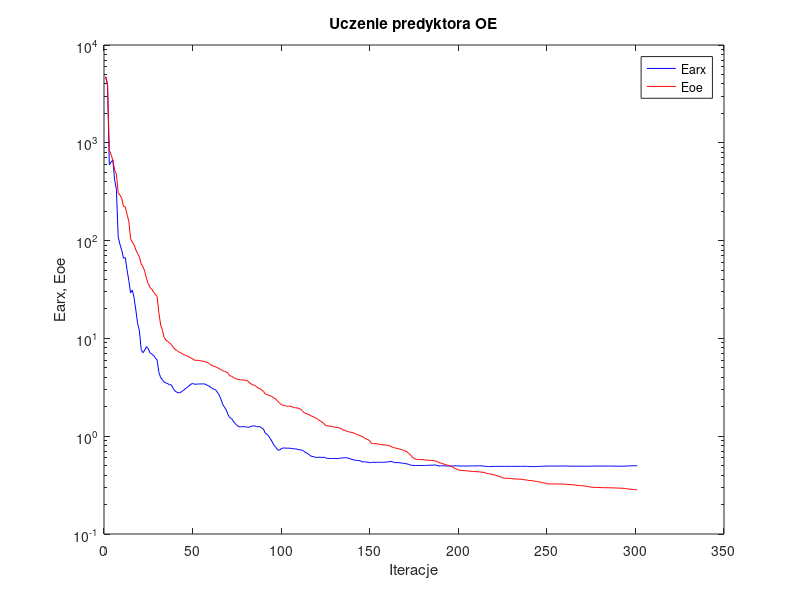
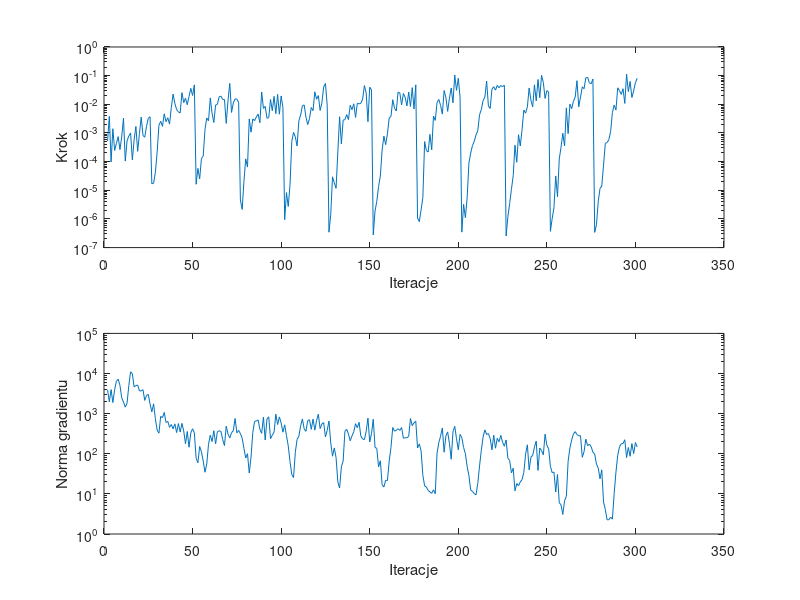

Here is the MATLAB script that generated these plots, in order:
%uczenie predyktora oe
clear all;
n=0; farx(n+1)=4.716667e+003; foe(n+1)=4.768893e+003; wspucz(n+1)=0.000000e+000; ng(n+1)=0.000000e+000;
%odnowa zmiennej metryki
n=1; farx(n+1)=3.849081e+003; foe(n+1)=3.936356e+003; krok(n+1)=5.225197e-004; ng(n+1)=3.939402e+003;
n=2; farx(n+1)=5.953248e+002; foe(n+1)=8.413426e+002; krok(n+1)=3.790265e-003; ng(n+1)=1.969189e+003;
n=3; farx(n+1)=6.363045e+002; foe(n+1)=7.574692e+002; krok(n+1)=9.773946e-005; ng(n+1)=3.975024e+003;
n=4; farx(n+1)=6.630370e+002; foe(n+1)=6.642681e+002; krok(n+1)=1.402081e-003; ng(n+1)=1.891273e+003;
n=5; farx(n+1)=4.185248e+002; foe(n+1)=5.241336e+002; krok(n+1)=2.452486e-004; ng(n+1)=3.956498e+003;
n=6; farx(n+1)=3.333327e+002; foe(n+1)=4.821336e+002; krok(n+1)=4.325367e-004; ng(n+1)=6.441535e+003;
n=7; farx(n+1)=1.097376e+002; foe(n+1)=3.076954e+002; krok(n+1)=7.452159e-004; ng(n+1)=7.211591e+003;
n=8; farx(n+1)=9.146132e+001; foe(n+1)=2.913986e+002; krok(n+1)=2.632539e-004; ng(n+1)=5.074710e+003;
n=9; farx(n+1)=7.978957e+001; foe(n+1)=2.715081e+002; krok(n+1)=7.312079e-004; ng(n+1)=2.484175e+003;
n=10; farx(n+1)=6.604669e+001; foe(n+1)=2.245968e+002; krok(n+1)=3.303815e-003; ng(n+1)=1.948318e+003;
n=11; farx(n+1)=6.707973e+001; foe(n+1)=2.211733e+002; krok(n+1)=1.043926e-004; ng(n+1)=1.451919e+003;
n=12; farx(n+1)=5.039112e+001; foe(n+1)=1.858401e+002; krok(n+1)=5.247973e-004; ng(n+1)=1.812730e+003;
n=13; farx(n+1)=3.907514e+001; foe(n+1)=1.580071e+002; krok(n+1)=7.805354e-004; ng(n+1)=4.976472e+003;
n=14; farx(n+1)=2.915916e+001; foe(n+1)=1.044153e+002; krok(n+1)=1.000616e-003; ng(n+1)=1.102854e+004;
n=15; farx(n+1)=3.128169e+001; foe(n+1)=9.642332e+001; krok(n+1)=1.154043e-004; ng(n+1)=9.905357e+003;
n=16; farx(n+1)=2.587939e+001; foe(n+1)=9.063801e+001; krok(n+1)=5.762304e-004; ng(n+1)=4.644149e+003;
n=17; farx(n+1)=1.930142e+001; foe(n+1)=8.003536e+001; krok(n+1)=1.689356e-003; ng(n+1)=5.005522e+003;
n=18; farx(n+1)=1.416145e+001; foe(n+1)=7.377866e+001; krok(n+1)=2.288097e-004; ng(n+1)=5.161634e+003;
n=19; farx(n+1)=1.193626e+001; foe(n+1)=6.780133e+001; krok(n+1)=9.481841e-004; ng(n+1)=3.682512e+003;
n=20; farx(n+1)=7.670336e+000; foe(n+1)=5.751592e+001; krok(n+1)=3.595838e-003; ng(n+1)=3.686447e+003;
n=21; farx(n+1)=7.135648e+000; foe(n+1)=5.404054e+001; krok(n+1)=8.158254e-004; ng(n+1)=3.969270e+003;
n=22; farx(n+1)=7.602565e+000; foe(n+1)=4.867822e+001; krok(n+1)=7.101242e-004; ng(n+1)=2.134915e+003;
n=23; farx(n+1)=8.253084e+000; foe(n+1)=4.069933e+001; krok(n+1)=1.708036e-003; ng(n+1)=2.854299e+003;
n=24; farx(n+1)=7.806924e+000; foe(n+1)=3.625756e+001; krok(n+1)=3.248447e-003; ng(n+1)=3.010168e+003;
n=25; farx(n+1)=7.100241e+000; foe(n+1)=3.312787e+001; krok(n+1)=3.683227e-003; ng(n+1)=1.750021e+003;
%odnowa zmiennej metryki
n=26; farx(n+1)=6.915080e+000; foe(n+1)=3.176450e+001; krok(n+1)=1.686358e-005; ng(n+1)=1.108370e+003;
n=27; farx(n+1)=6.679707e+000; foe(n+1)=2.969198e+001; krok(n+1)=1.760998e-005; ng(n+1)=1.754973e+003;
n=28; farx(n+1)=6.352783e+000; foe(n+1)=2.833192e+001; krok(n+1)=4.229784e-005; ng(n+1)=7.498497e+002;
n=29; farx(n+1)=5.970023e+000; foe(n+1)=2.665812e+001; krok(n+1)=2.141893e-004; ng(n+1)=3.908080e+002;
n=30; farx(n+1)=4.480808e+000; foe(n+1)=1.815609e+001; krok(n+1)=1.857915e-003; ng(n+1)=3.260064e+002;
n=31; farx(n+1)=3.970836e+000; foe(n+1)=1.368659e+001; krok(n+1)=2.547833e-003; ng(n+1)=8.556276e+002;
n=32; farx(n+1)=3.784665e+000; foe(n+1)=1.204038e+001; krok(n+1)=1.700633e-003; ng(n+1)=7.914226e+002;
n=33; farx(n+1)=3.554262e+000; foe(n+1)=1.019712e+001; krok(n+1)=4.672280e-003; ng(n+1)=1.072521e+003;
n=34; farx(n+1)=3.509030e+000; foe(n+1)=9.581721e+000; krok(n+1)=2.472199e-003; ng(n+1)=6.046173e+002;
n=35; farx(n+1)=3.448601e+000; foe(n+1)=9.289493e+000; krok(n+1)=3.373181e-003; ng(n+1)=6.408494e+002;
n=36; farx(n+1)=3.347084e+000; foe(n+1)=8.982315e+000; krok(n+1)=2.041615e-003; ng(n+1)=4.551445e+002;
n=37; farx(n+1)=3.355207e+000; foe(n+1)=8.668994e+000; krok(n+1)=7.660947e-003; ng(n+1)=5.361619e+002;
n=38; farx(n+1)=3.089814e+000; foe(n+1)=8.110663e+000; krok(n+1)=2.272397e-002; ng(n+1)=4.192268e+002;
n=39; farx(n+1)=2.909416e+000; foe(n+1)=7.772157e+000; krok(n+1)=1.073668e-002; ng(n+1)=5.568049e+002;
n=40; farx(n+1)=2.823329e+000; foe(n+1)=7.554174e+000; krok(n+1)=6.544675e-003; ng(n+1)=3.376541e+002;
n=41; farx(n+1)=2.770847e+000; foe(n+1)=7.303472e+000; krok(n+1)=5.414124e-003; ng(n+1)=5.646036e+002;
n=42; farx(n+1)=2.790400e+000; foe(n+1)=7.179939e+000; krok(n+1)=5.000456e-003; ng(n+1)=3.488125e+002;
n=43; farx(n+1)=2.873596e+000; foe(n+1)=7.003764e+000; krok(n+1)=2.549876e-002; ng(n+1)=5.719545e+002;
n=44; farx(n+1)=2.957967e+000; foe(n+1)=6.826284e+000; krok(n+1)=1.142218e-002; ng(n+1)=3.698210e+002;
n=45; farx(n+1)=3.072330e+000; foe(n+1)=6.700540e+000; krok(n+1)=1.650507e-002; ng(n+1)=1.774405e+002;
n=46; farx(n+1)=3.159397e+000; foe(n+1)=6.622148e+000; krok(n+1)=9.683632e-003; ng(n+1)=3.594286e+002;
n=47; farx(n+1)=3.278646e+000; foe(n+1)=6.474964e+000; krok(n+1)=1.859958e-002; ng(n+1)=1.454245e+002;
n=48; farx(n+1)=3.395525e+000; foe(n+1)=6.319963e+000; krok(n+1)=3.598781e-002; ng(n+1)=3.320330e+002;
n=49; farx(n+1)=3.465767e+000; foe(n+1)=6.198087e+000; krok(n+1)=2.024365e-002; ng(n+1)=4.192335e+002;
n=50; farx(n+1)=3.402741e+000; foe(n+1)=5.980661e+000; krok(n+1)=4.757597e-002; ng(n+1)=3.333503e+002;
%odnowa zmiennej metryki
n=51; farx(n+1)=3.403748e+000; foe(n+1)=5.974721e+000; krok(n+1)=1.621284e-005; ng(n+1)=7.743444e+001;
n=52; farx(n+1)=3.410951e+000; foe(n+1)=5.966503e+000; krok(n+1)=5.805985e-005; ng(n+1)=5.957271e+001;
n=53; farx(n+1)=3.425324e+000; foe(n+1)=5.933617e+000; krok(n+1)=2.480406e-005; ng(n+1)=1.518509e+002;
n=54; farx(n+1)=3.421251e+000; foe(n+1)=5.879528e+000; krok(n+1)=1.287051e-004; ng(n+1)=1.119630e+002;
n=55; farx(n+1)=3.435937e+000; foe(n+1)=5.850150e+000; krok(n+1)=1.554679e-004; ng(n+1)=6.552202e+001;
n=56; farx(n+1)=3.408942e+000; foe(n+1)=5.785823e+000; krok(n+1)=1.317301e-003; ng(n+1)=3.465719e+001;
n=57; farx(n+1)=3.332563e+000; foe(n+1)=5.706441e+000; krok(n+1)=3.334617e-003; ng(n+1)=5.554501e+001;
n=58; farx(n+1)=3.289505e+000; foe(n+1)=5.623587e+000; krok(n+1)=2.660052e-003; ng(n+1)=1.720377e+002;
n=59; farx(n+1)=3.171096e+000; foe(n+1)=5.390250e+000; krok(n+1)=1.670157e-002; ng(n+1)=2.925315e+002;
n=60; farx(n+1)=3.087960e+000; foe(n+1)=5.298476e+000; krok(n+1)=4.841816e-003; ng(n+1)=2.011924e+002;
n=61; farx(n+1)=3.021363e+000; foe(n+1)=5.175456e+000; krok(n+1)=2.322389e-003; ng(n+1)=3.754089e+002;
n=62; farx(n+1)=2.982493e+000; foe(n+1)=5.127354e+000; krok(n+1)=9.428457e-003; ng(n+1)=1.772138e+002;
n=63; farx(n+1)=2.813630e+000; foe(n+1)=5.030162e+000; krok(n+1)=1.000091e-002; ng(n+1)=3.551258e+002;
n=64; farx(n+1)=2.629615e+000; foe(n+1)=4.901164e+000; krok(n+1)=1.835014e-002; ng(n+1)=3.736496e+002;
n=65; farx(n+1)=2.389177e+000; foe(n+1)=4.807759e+000; krok(n+1)=1.927372e-002; ng(n+1)=3.618647e+002;
n=66; farx(n+1)=2.116155e+000; foe(n+1)=4.671266e+000; krok(n+1)=1.477175e-002; ng(n+1)=2.255623e+002;
n=67; farx(n+1)=1.982312e+000; foe(n+1)=4.605183e+000; krok(n+1)=1.470844e-002; ng(n+1)=1.597872e+002;
n=68; farx(n+1)=1.858348e+000; foe(n+1)=4.538252e+000; krok(n+1)=2.158539e-003; ng(n+1)=4.855767e+002;
n=69; farx(n+1)=1.661531e+000; foe(n+1)=4.415933e+000; krok(n+1)=1.345640e-002; ng(n+1)=3.124425e+002;
n=70; farx(n+1)=1.548597e+000; foe(n+1)=4.148553e+000; krok(n+1)=5.344903e-002; ng(n+1)=2.482011e+002;
n=71; farx(n+1)=1.517879e+000; foe(n+1)=4.104281e+000; krok(n+1)=5.201755e-003; ng(n+1)=3.345426e+002;
n=72; farx(n+1)=1.422647e+000; foe(n+1)=3.998867e+000; krok(n+1)=1.121665e-002; ng(n+1)=3.768800e+002;
n=73; farx(n+1)=1.350761e+000; foe(n+1)=3.894899e+000; krok(n+1)=1.547432e-002; ng(n+1)=7.570015e+002;
n=74; farx(n+1)=1.296720e+000; foe(n+1)=3.841389e+000; krok(n+1)=1.525264e-002; ng(n+1)=3.323271e+002;
n=75; farx(n+1)=1.250567e+000; foe(n+1)=3.793642e+000; krok(n+1)=1.178924e-002; ng(n+1)=3.816386e+002;
%odnowa zmiennej metryki
n=76; farx(n+1)=1.247538e+000; foe(n+1)=3.774030e+000; krok(n+1)=4.574104e-006; ng(n+1)=3.179477e+002;
n=77; farx(n+1)=1.248189e+000; foe(n+1)=3.765640e+000; krok(n+1)=2.150021e-006; ng(n+1)=2.447242e+002;
n=78; farx(n+1)=1.251705e+000; foe(n+1)=3.749623e+000; krok(n+1)=2.058283e-005; ng(n+1)=1.368615e+002;
n=79; farx(n+1)=1.245797e+000; foe(n+1)=3.715612e+000; krok(n+1)=1.247165e-004; ng(n+1)=7.845885e+001;
n=80; farx(n+1)=1.236762e+000; foe(n+1)=3.687154e+000; krok(n+1)=6.446963e-005; ng(n+1)=1.001908e+002;
n=81; farx(n+1)=1.235175e+000; foe(n+1)=3.540023e+000; krok(n+1)=3.096185e-003; ng(n+1)=3.311257e+001;
n=82; farx(n+1)=1.260974e+000; foe(n+1)=3.429749e+000; krok(n+1)=1.064808e-003; ng(n+1)=8.265514e+001;
n=83; farx(n+1)=1.274016e+000; foe(n+1)=3.349761e+000; krok(n+1)=3.096691e-003; ng(n+1)=3.399347e+002;
n=84; farx(n+1)=1.274968e+000; foe(n+1)=3.315398e+000; krok(n+1)=2.690870e-003; ng(n+1)=6.407456e+002;
n=85; farx(n+1)=1.256261e+000; foe(n+1)=3.217063e+000; krok(n+1)=3.625910e-003; ng(n+1)=6.555434e+002;
n=86; farx(n+1)=1.249537e+000; foe(n+1)=3.102244e+000; krok(n+1)=4.575114e-003; ng(n+1)=6.976153e+002;
n=87; farx(n+1)=1.253002e+000; foe(n+1)=3.074963e+000; krok(n+1)=2.273260e-003; ng(n+1)=4.065816e+002;
n=88; farx(n+1)=1.211330e+000; foe(n+1)=2.970504e+000; krok(n+1)=2.691279e-002; ng(n+1)=3.239788e+002;
n=89; farx(n+1)=1.183944e+000; foe(n+1)=2.880971e+000; krok(n+1)=7.172266e-003; ng(n+1)=8.203522e+002;
n=90; farx(n+1)=1.076423e+000; foe(n+1)=2.701477e+000; krok(n+1)=8.442897e-003; ng(n+1)=2.197464e+002;
n=91; farx(n+1)=1.047957e+000; foe(n+1)=2.674067e+000; krok(n+1)=3.264384e-003; ng(n+1)=7.360370e+002;
n=92; farx(n+1)=9.971414e-001; foe(n+1)=2.620073e+000; krok(n+1)=3.400118e-003; ng(n+1)=8.345147e+002;
n=93; farx(n+1)=9.394025e-001; foe(n+1)=2.585922e+000; krok(n+1)=1.479563e-002; ng(n+1)=2.370984e+002;
n=94; farx(n+1)=8.732528e-001; foe(n+1)=2.539609e+000; krok(n+1)=5.945944e-003; ng(n+1)=2.893431e+002;
n=95; farx(n+1)=8.048251e-001; foe(n+1)=2.450122e+000; krok(n+1)=1.891780e-002; ng(n+1)=3.429092e+002;
n=96; farx(n+1)=7.719238e-001; foe(n+1)=2.402787e+000; krok(n+1)=4.733030e-003; ng(n+1)=9.698474e+002;
n=97; farx(n+1)=7.256292e-001; foe(n+1)=2.278923e+000; krok(n+1)=2.223039e-002; ng(n+1)=5.336187e+002;
n=98; farx(n+1)=7.172414e-001; foe(n+1)=2.196697e+000; krok(n+1)=4.515106e-003; ng(n+1)=8.282942e+002;
n=99; farx(n+1)=7.455151e-001; foe(n+1)=2.108202e+000; krok(n+1)=1.955649e-002; ng(n+1)=5.875684e+002;
n=100; farx(n+1)=7.575383e-001; foe(n+1)=2.075830e+000; krok(n+1)=7.782134e-003; ng(n+1)=3.446884e+002;
%odnowa zmiennej metryki
n=101; farx(n+1)=7.567416e-001; foe(n+1)=2.060125e+000; krok(n+1)=9.449980e-007; ng(n+1)=5.270539e+002;
n=102; farx(n+1)=7.543776e-001; foe(n+1)=2.029332e+000; krok(n+1)=8.284610e-006; ng(n+1)=2.859331e+002;
n=103; farx(n+1)=7.541532e-001; foe(n+1)=2.025914e+000; krok(n+1)=2.732928e-006; ng(n+1)=1.585956e+002;
n=104; farx(n+1)=7.537436e-001; foe(n+1)=2.023266e+000; krok(n+1)=1.496279e-005; ng(n+1)=6.367315e+001;
n=105; farx(n+1)=7.486306e-001; foe(n+1)=2.003780e+000; krok(n+1)=5.018139e-004; ng(n+1)=3.048264e+001;
n=106; farx(n+1)=7.446048e-001; foe(n+1)=1.971513e+000; krok(n+1)=1.047362e-003; ng(n+1)=2.557389e+001;
n=107; farx(n+1)=7.411032e-001; foe(n+1)=1.951918e+000; krok(n+1)=7.368272e-004; ng(n+1)=1.088522e+002;
n=108; farx(n+1)=7.376233e-001; foe(n+1)=1.946306e+000; krok(n+1)=3.505202e-004; ng(n+1)=2.286731e+002;
n=109; farx(n+1)=7.287330e-001; foe(n+1)=1.922391e+000; krok(n+1)=2.660052e-003; ng(n+1)=2.729011e+002;
n=110; farx(n+1)=7.239326e-001; foe(n+1)=1.890988e+000; krok(n+1)=4.221448e-003; ng(n+1)=4.969413e+002;
n=111; farx(n+1)=7.183314e-001; foe(n+1)=1.809601e+000; krok(n+1)=8.894860e-003; ng(n+1)=7.365474e+002;
n=112; farx(n+1)=6.989513e-001; foe(n+1)=1.746151e+000; krok(n+1)=9.502876e-003; ng(n+1)=4.181811e+002;
n=113; farx(n+1)=6.776312e-001; foe(n+1)=1.702408e+000; krok(n+1)=3.568597e-003; ng(n+1)=3.620153e+002;
n=114; farx(n+1)=6.653394e-001; foe(n+1)=1.680901e+000; krok(n+1)=1.964993e-003; ng(n+1)=6.743815e+002;
n=115; farx(n+1)=6.418037e-001; foe(n+1)=1.651751e+000; krok(n+1)=3.176507e-003; ng(n+1)=7.035662e+002;
n=116; farx(n+1)=6.236543e-001; foe(n+1)=1.607746e+000; krok(n+1)=7.739087e-003; ng(n+1)=4.068439e+002;
n=117; farx(n+1)=6.199755e-001; foe(n+1)=1.588470e+000; krok(n+1)=5.999763e-003; ng(n+1)=7.299317e+002;
n=118; farx(n+1)=6.116748e-001; foe(n+1)=1.550294e+000; krok(n+1)=2.721013e-002; ng(n+1)=3.880583e+002;
n=119; farx(n+1)=6.037023e-001; foe(n+1)=1.522351e+000; krok(n+1)=1.503491e-002; ng(n+1)=6.682245e+002;
n=120; farx(n+1)=6.089975e-001; foe(n+1)=1.473831e+000; krok(n+1)=2.015462e-002; ng(n+1)=9.706621e+002;
n=121; farx(n+1)=6.104992e-001; foe(n+1)=1.437641e+000; krok(n+1)=6.100588e-003; ng(n+1)=4.230484e+002;
n=122; farx(n+1)=6.044044e-001; foe(n+1)=1.397591e+000; krok(n+1)=1.129495e-002; ng(n+1)=5.541375e+002;
n=123; farx(n+1)=6.108287e-001; foe(n+1)=1.353378e+000; krok(n+1)=4.050274e-002; ng(n+1)=5.976165e+002;
n=124; farx(n+1)=6.024741e-001; foe(n+1)=1.286455e+000; krok(n+1)=5.335388e-002; ng(n+1)=2.619147e+002;
n=125; farx(n+1)=5.922630e-001; foe(n+1)=1.275275e+000; krok(n+1)=9.326355e-003; ng(n+1)=3.824325e+002;
%odnowa zmiennej metryki
n=126; farx(n+1)=5.920608e-001; foe(n+1)=1.268391e+000; krok(n+1)=3.437412e-007; ng(n+1)=6.563504e+002;
n=127; farx(n+1)=5.920531e-001; foe(n+1)=1.266000e+000; krok(n+1)=1.454311e-006; ng(n+1)=1.864805e+002;
n=128; farx(n+1)=5.914699e-001; foe(n+1)=1.255958e+000; krok(n+1)=2.952483e-005; ng(n+1)=8.687363e+001;
n=129; farx(n+1)=5.914749e-001; foe(n+1)=1.236903e+000; krok(n+1)=1.819728e-005; ng(n+1)=1.398922e+002;
n=130; farx(n+1)=5.909282e-001; foe(n+1)=1.233397e+000; krok(n+1)=1.171829e-005; ng(n+1)=8.053025e+001;
n=131; farx(n+1)=5.913046e-001; foe(n+1)=1.229444e+000; krok(n+1)=2.171131e-004; ng(n+1)=1.978226e+001;
n=132; farx(n+1)=5.950211e-001; foe(n+1)=1.208540e+000; krok(n+1)=3.683227e-003; ng(n+1)=1.399571e+001;
n=133; farx(n+1)=5.959776e-001; foe(n+1)=1.198588e+000; krok(n+1)=4.168272e-004; ng(n+1)=4.724753e+001;
n=134; farx(n+1)=6.014072e-001; foe(n+1)=1.156927e+000; krok(n+1)=2.804195e-003; ng(n+1)=6.603518e+001;
n=135; farx(n+1)=6.024324e-001; foe(n+1)=1.147464e+000; krok(n+1)=2.914778e-003; ng(n+1)=3.641085e+002;
n=136; farx(n+1)=6.014346e-001; foe(n+1)=1.125455e+000; krok(n+1)=4.372259e-003; ng(n+1)=4.067265e+002;
n=137; farx(n+1)=5.963827e-001; foe(n+1)=1.112120e+000; krok(n+1)=2.921865e-003; ng(n+1)=3.102630e+002;
n=138; farx(n+1)=5.882774e-001; foe(n+1)=1.099789e+000; krok(n+1)=9.299198e-003; ng(n+1)=2.104248e+002;
n=139; farx(n+1)=5.794814e-001; foe(n+1)=1.092118e+000; krok(n+1)=6.506258e-003; ng(n+1)=2.800439e+002;
n=140; farx(n+1)=5.723509e-001; foe(n+1)=1.077605e+000; krok(n+1)=1.041670e-002; ng(n+1)=3.534797e+002;
n=141; farx(n+1)=5.670101e-001; foe(n+1)=1.056541e+000; krok(n+1)=3.481777e-003; ng(n+1)=5.615381e+002;
n=142; farx(n+1)=5.651964e-001; foe(n+1)=1.040041e+000; krok(n+1)=1.086709e-002; ng(n+1)=4.447171e+002;
n=143; farx(n+1)=5.635252e-001; foe(n+1)=1.023167e+000; krok(n+1)=1.034502e-002; ng(n+1)=6.078844e+002;
n=144; farx(n+1)=5.561396e-001; foe(n+1)=1.004098e+000; krok(n+1)=1.091588e-002; ng(n+1)=2.718456e+002;
n=145; farx(n+1)=5.431441e-001; foe(n+1)=9.893988e-001; krok(n+1)=1.526430e-002; ng(n+1)=2.338341e+002;
n=146; farx(n+1)=5.496694e-001; foe(n+1)=9.612947e-001; krok(n+1)=4.509885e-002; ng(n+1)=2.252946e+002;
n=147; farx(n+1)=5.438212e-001; foe(n+1)=9.337007e-001; krok(n+1)=2.509359e-002; ng(n+1)=3.637654e+002;
n=148; farx(n+1)=5.422078e-001; foe(n+1)=9.249791e-001; krok(n+1)=2.474886e-003; ng(n+1)=7.705319e+002;
n=149; farx(n+1)=5.351714e-001; foe(n+1)=8.963183e-001; krok(n+1)=3.946598e-002; ng(n+1)=1.961719e+002;
n=150; farx(n+1)=5.407636e-001; foe(n+1)=8.464134e-001; krok(n+1)=3.153338e-002; ng(n+1)=3.190131e+002;
%odnowa zmiennej metryki
n=151; farx(n+1)=5.406307e-001; foe(n+1)=8.395751e-001; krok(n+1)=2.759334e-007; ng(n+1)=7.242454e+002;
n=152; farx(n+1)=5.405866e-001; foe(n+1)=8.379235e-001; krok(n+1)=1.899935e-006; ng(n+1)=1.447467e+002;
n=153; farx(n+1)=5.406775e-001; foe(n+1)=8.345876e-001; krok(n+1)=4.113343e-006; ng(n+1)=1.352577e+002;
n=154; farx(n+1)=5.407263e-001; foe(n+1)=8.324912e-001; krok(n+1)=1.356957e-005; ng(n+1)=4.700812e+001;
n=155; farx(n+1)=5.405589e-001; foe(n+1)=8.228863e-001; krok(n+1)=3.154697e-005; ng(n+1)=6.686639e+001;
n=156; farx(n+1)=5.408411e-001; foe(n+1)=8.203857e-001; krok(n+1)=2.534717e-004; ng(n+1)=1.683945e+001;
n=157; farx(n+1)=5.422794e-001; foe(n+1)=8.143275e-001; krok(n+1)=7.740461e-004; ng(n+1)=1.484533e+001;
n=158; farx(n+1)=5.429884e-001; foe(n+1)=8.124028e-001; krok(n+1)=3.909578e-004; ng(n+1)=2.179267e+001;
n=159; farx(n+1)=5.452338e-001; foe(n+1)=8.080250e-001; krok(n+1)=9.305128e-004; ng(n+1)=2.152492e+001;
n=160; farx(n+1)=5.484658e-001; foe(n+1)=8.007999e-001; krok(n+1)=3.386820e-003; ng(n+1)=6.612127e+001;
n=161; farx(n+1)=5.532366e-001; foe(n+1)=7.865782e-001; krok(n+1)=3.739948e-003; ng(n+1)=1.442050e+002;
n=162; farx(n+1)=5.458314e-001; foe(n+1)=7.712193e-001; krok(n+1)=1.448480e-002; ng(n+1)=4.512682e+002;
n=163; farx(n+1)=5.363243e-001; foe(n+1)=7.594785e-001; krok(n+1)=7.321912e-003; ng(n+1)=3.670513e+002;
n=164; farx(n+1)=5.364439e-001; foe(n+1)=7.545479e-001; krok(n+1)=5.852382e-003; ng(n+1)=3.822133e+002;
n=165; farx(n+1)=5.379856e-001; foe(n+1)=7.468135e-001; krok(n+1)=2.672451e-002; ng(n+1)=4.216671e+002;
n=166; farx(n+1)=5.346033e-001; foe(n+1)=7.352317e-001; krok(n+1)=2.477353e-002; ng(n+1)=3.829422e+002;
n=167; farx(n+1)=5.314938e-001; foe(n+1)=7.293245e-001; krok(n+1)=9.466059e-003; ng(n+1)=4.513432e+002;
n=168; farx(n+1)=5.283489e-001; foe(n+1)=7.173802e-001; krok(n+1)=2.384691e-002; ng(n+1)=2.433728e+002;
n=169; farx(n+1)=5.248911e-001; foe(n+1)=7.051681e-001; krok(n+1)=1.761298e-002; ng(n+1)=2.513894e+002;
n=170; farx(n+1)=5.219047e-001; foe(n+1)=6.960208e-001; krok(n+1)=8.751130e-003; ng(n+1)=2.504467e+002;
n=171; farx(n+1)=5.136730e-001; foe(n+1)=6.652654e-001; krok(n+1)=2.679765e-002; ng(n+1)=2.697043e+002;
n=172; farx(n+1)=5.075185e-001; foe(n+1)=6.455889e-001; krok(n+1)=8.403478e-003; ng(n+1)=7.546330e+002;
n=173; farx(n+1)=5.031643e-001; foe(n+1)=6.121085e-001; krok(n+1)=3.816957e-002; ng(n+1)=5.010826e+002;
n=174; farx(n+1)=5.014129e-001; foe(n+1)=5.944546e-001; krok(n+1)=6.884472e-003; ng(n+1)=5.901907e+002;
n=175; farx(n+1)=5.017332e-001; foe(n+1)=5.804983e-001; krok(n+1)=4.785778e-002; ng(n+1)=6.449070e+002;
%odnowa zmiennej metryki
n=176; farx(n+1)=5.016933e-001; foe(n+1)=5.796416e-001; krok(n+1)=1.081003e-006; ng(n+1)=1.392396e+002;
n=177; farx(n+1)=5.016284e-001; foe(n+1)=5.786121e-001; krok(n+1)=8.036616e-007; ng(n+1)=1.761195e+002;
n=178; farx(n+1)=5.015150e-001; foe(n+1)=5.772223e-001; krok(n+1)=2.083511e-006; ng(n+1)=1.183641e+002;
n=179; farx(n+1)=5.015205e-001; foe(n+1)=5.770170e-001; krok(n+1)=5.630525e-006; ng(n+1)=2.887207e+001;
n=180; farx(n+1)=5.021487e-001; foe(n+1)=5.722515e-001; krok(n+1)=5.014459e-004; ng(n+1)=1.583379e+001;
n=181; farx(n+1)=5.031668e-001; foe(n+1)=5.693025e-001; krok(n+1)=2.442426e-004; ng(n+1)=1.472953e+001;
n=182; farx(n+1)=5.037552e-001; foe(n+1)=5.681835e-001; krok(n+1)=2.157932e-004; ng(n+1)=1.219279e+001;
n=183; farx(n+1)=5.050591e-001; foe(n+1)=5.655551e-001; krok(n+1)=8.940659e-004; ng(n+1)=1.117036e+001;
n=184; farx(n+1)=5.052702e-001; foe(n+1)=5.651001e-001; krok(n+1)=2.574102e-004; ng(n+1)=1.030492e+001;
n=185; farx(n+1)=5.064006e-001; foe(n+1)=5.623291e-001; krok(n+1)=3.890421e-003; ng(n+1)=1.265719e+001;
n=186; farx(n+1)=5.076495e-001; foe(n+1)=5.575571e-001; krok(n+1)=2.739044e-003; ng(n+1)=1.009224e+001;
n=187; farx(n+1)=5.025818e-001; foe(n+1)=5.501673e-001; krok(n+1)=1.154146e-002; ng(n+1)=1.031997e+002;
n=188; farx(n+1)=4.957944e-001; foe(n+1)=5.377564e-001; krok(n+1)=1.479856e-002; ng(n+1)=1.895157e+002;
n=189; farx(n+1)=4.975768e-001; foe(n+1)=5.306492e-001; krok(n+1)=9.175071e-003; ng(n+1)=2.747337e+002;
n=190; farx(n+1)=4.995046e-001; foe(n+1)=5.259061e-001; krok(n+1)=4.550450e-003; ng(n+1)=4.392103e+002;
n=191; farx(n+1)=4.980652e-001; foe(n+1)=5.177832e-001; krok(n+1)=3.022871e-002; ng(n+1)=1.092642e+002;
n=192; farx(n+1)=4.950562e-001; foe(n+1)=5.104529e-001; krok(n+1)=1.706649e-002; ng(n+1)=2.774505e+002;
n=193; farx(n+1)=4.954142e-001; foe(n+1)=5.065486e-001; krok(n+1)=5.655154e-003; ng(n+1)=3.507638e+002;
n=194; farx(n+1)=4.960884e-001; foe(n+1)=4.989364e-001; krok(n+1)=1.626130e-002; ng(n+1)=1.801511e+002;
n=195; farx(n+1)=4.962537e-001; foe(n+1)=4.900797e-001; krok(n+1)=3.703353e-002; ng(n+1)=7.291039e+001;
n=196; farx(n+1)=4.956089e-001; foe(n+1)=4.846227e-001; krok(n+1)=1.132561e-002; ng(n+1)=3.545258e+002;
n=197; farx(n+1)=4.979665e-001; foe(n+1)=4.672164e-001; krok(n+1)=1.046893e-001; ng(n+1)=4.825856e+002;
n=198; farx(n+1)=4.986077e-001; foe(n+1)=4.610684e-001; krok(n+1)=3.068686e-002; ng(n+1)=2.361200e+002;
n=199; farx(n+1)=4.966326e-001; foe(n+1)=4.526370e-001; krok(n+1)=8.097460e-002; ng(n+1)=1.259706e+002;
n=200; farx(n+1)=4.958591e-001; foe(n+1)=4.480110e-001; krok(n+1)=1.776017e-002; ng(n+1)=3.032680e+002;
%odnowa zmiennej metryki
n=201; farx(n+1)=4.958668e-001; foe(n+1)=4.471907e-001; krok(n+1)=3.468315e-007; ng(n+1)=2.506992e+002;
n=202; farx(n+1)=4.959985e-001; foe(n+1)=4.442584e-001; krok(n+1)=3.219719e-006; ng(n+1)=1.430989e+002;
n=203; farx(n+1)=4.960178e-001; foe(n+1)=4.437112e-001; krok(n+1)=1.108191e-006; ng(n+1)=1.007668e+002;
n=204; farx(n+1)=4.960288e-001; foe(n+1)=4.431690e-001; krok(n+1)=5.476369e-006; ng(n+1)=4.832547e+001;
n=205; farx(n+1)=4.960493e-001; foe(n+1)=4.397448e-001; krok(n+1)=8.923578e-005; ng(n+1)=2.839357e+001;
n=206; farx(n+1)=4.962047e-001; foe(n+1)=4.381382e-001; krok(n+1)=1.974847e-004; ng(n+1)=1.238063e+001;
n=207; farx(n+1)=4.964163e-001; foe(n+1)=4.362134e-001; krok(n+1)=3.661592e-004; ng(n+1)=1.159995e+001;
n=208; farx(n+1)=4.965367e-001; foe(n+1)=4.358177e-001; krok(n+1)=5.080539e-004; ng(n+1)=1.016037e+001;
n=209; farx(n+1)=4.973012e-001; foe(n+1)=4.343266e-001; krok(n+1)=8.540178e-004; ng(n+1)=9.460386e+000;
n=210; farx(n+1)=4.979364e-001; foe(n+1)=4.330369e-001; krok(n+1)=1.186919e-003; ng(n+1)=1.827433e+001;
n=211; farx(n+1)=4.979492e-001; foe(n+1)=4.315923e-001; krok(n+1)=4.336062e-003; ng(n+1)=4.962064e+001;
n=212; farx(n+1)=4.982701e-001; foe(n+1)=4.300985e-001; krok(n+1)=6.516379e-003; ng(n+1)=1.225103e+002;
n=213; farx(n+1)=4.939677e-001; foe(n+1)=4.276477e-001; krok(n+1)=1.351485e-002; ng(n+1)=2.603571e+002;
n=214; farx(n+1)=4.935670e-001; foe(n+1)=4.235792e-001; krok(n+1)=1.779884e-002; ng(n+1)=3.936607e+002;
n=215; farx(n+1)=4.909780e-001; foe(n+1)=4.172841e-001; krok(n+1)=6.423218e-002; ng(n+1)=3.020068e+002;
n=216; farx(n+1)=4.898338e-001; foe(n+1)=4.134913e-001; krok(n+1)=8.751130e-003; ng(n+1)=3.186102e+002;
n=217; farx(n+1)=4.891794e-001; foe(n+1)=4.116963e-001; krok(n+1)=7.172266e-003; ng(n+1)=2.410494e+002;
n=218; farx(n+1)=4.907928e-001; foe(n+1)=4.070051e-001; krok(n+1)=3.387226e-002; ng(n+1)=1.250619e+002;
n=219; farx(n+1)=4.907678e-001; foe(n+1)=4.028996e-001; krok(n+1)=4.111242e-002; ng(n+1)=2.902224e+002;
n=220; farx(n+1)=4.912455e-001; foe(n+1)=3.990877e-001; krok(n+1)=3.120433e-002; ng(n+1)=1.375625e+002;
n=221; farx(n+1)=4.920065e-001; foe(n+1)=3.947567e-001; krok(n+1)=4.568872e-002; ng(n+1)=2.432252e+002;
n=222; farx(n+1)=4.921480e-001; foe(n+1)=3.865201e-001; krok(n+1)=3.794479e-002; ng(n+1)=1.997487e+002;
n=223; farx(n+1)=4.915021e-001; foe(n+1)=3.832089e-001; krok(n+1)=4.530245e-002; ng(n+1)=2.864092e+002;
n=224; farx(n+1)=4.907835e-001; foe(n+1)=3.774590e-001; krok(n+1)=4.138006e-002; ng(n+1)=1.937516e+002;
n=225; farx(n+1)=4.918075e-001; foe(n+1)=3.719706e-001; krok(n+1)=4.655230e-002; ng(n+1)=1.542998e+002;
%odnowa zmiennej metryki
n=226; farx(n+1)=4.918094e-001; foe(n+1)=3.713139e-001; krok(n+1)=2.533257e-007; ng(n+1)=2.209087e+002;
n=227; farx(n+1)=4.918227e-001; foe(n+1)=3.709923e-001; krok(n+1)=1.198106e-006; ng(n+1)=7.684942e+001;
n=228; farx(n+1)=4.918575e-001; foe(n+1)=3.702784e-001; krok(n+1)=3.430845e-006; ng(n+1)=6.803261e+001;
n=229; farx(n+1)=4.918563e-001; foe(n+1)=3.697526e-001; krok(n+1)=1.083629e-005; ng(n+1)=3.335895e+001;
n=230; farx(n+1)=4.918151e-001; foe(n+1)=3.665981e-001; krok(n+1)=3.204087e-005; ng(n+1)=4.364210e+001;
n=231; farx(n+1)=4.919054e-001; foe(n+1)=3.651378e-001; krok(n+1)=3.738062e-004; ng(n+1)=1.192496e+001;
n=232; farx(n+1)=4.919423e-001; foe(n+1)=3.645854e-001; krok(n+1)=9.476985e-005; ng(n+1)=1.809304e+001;
n=233; farx(n+1)=4.920270e-001; foe(n+1)=3.640874e-001; krok(n+1)=8.684522e-004; ng(n+1)=1.591680e+001;
n=234; farx(n+1)=4.920370e-001; foe(n+1)=3.634998e-001; krok(n+1)=3.529670e-004; ng(n+1)=1.980199e+001;
n=235; farx(n+1)=4.920825e-001; foe(n+1)=3.622205e-001; krok(n+1)=1.330026e-003; ng(n+1)=2.274189e+001;
n=236; farx(n+1)=4.918501e-001; foe(n+1)=3.594136e-001; krok(n+1)=6.303106e-003; ng(n+1)=3.420847e+001;
n=237; farx(n+1)=4.929892e-001; foe(n+1)=3.569688e-001; krok(n+1)=4.904166e-003; ng(n+1)=9.896779e+001;
n=238; farx(n+1)=4.910141e-001; foe(n+1)=3.554977e-001; krok(n+1)=8.092255e-003; ng(n+1)=1.671893e+002;
n=239; farx(n+1)=4.899118e-001; foe(n+1)=3.521825e-001; krok(n+1)=3.707198e-002; ng(n+1)=3.966522e+001;
n=240; farx(n+1)=4.894540e-001; foe(n+1)=3.511257e-001; krok(n+1)=1.390067e-002; ng(n+1)=8.215585e+001;
n=241; farx(n+1)=4.889936e-001; foe(n+1)=3.505700e-001; krok(n+1)=8.128862e-003; ng(n+1)=9.163164e+001;
n=242; farx(n+1)=4.892280e-001; foe(n+1)=3.472893e-001; krok(n+1)=4.785362e-002; ng(n+1)=1.477292e+002;
n=243; farx(n+1)=4.898471e-001; foe(n+1)=3.450110e-001; krok(n+1)=1.321323e-002; ng(n+1)=2.067959e+002;
n=244; farx(n+1)=4.915741e-001; foe(n+1)=3.416079e-001; krok(n+1)=7.340057e-002; ng(n+1)=3.846345e+001;
n=245; farx(n+1)=4.917694e-001; foe(n+1)=3.404629e-001; krok(n+1)=1.696688e-002; ng(n+1)=1.392124e+002;
n=246; farx(n+1)=4.928125e-001; foe(n+1)=3.361302e-001; krok(n+1)=1.028419e-001; ng(n+1)=1.199689e+002;
n=247; farx(n+1)=4.933320e-001; foe(n+1)=3.335794e-001; krok(n+1)=5.801457e-002; ng(n+1)=9.412405e+001;
n=248; farx(n+1)=4.940317e-001; foe(n+1)=3.308489e-001; krok(n+1)=1.601914e-002; ng(n+1)=3.076518e+002;
n=249; farx(n+1)=4.945746e-001; foe(n+1)=3.273228e-001; krok(n+1)=2.992730e-002; ng(n+1)=1.626500e+002;
n=250; farx(n+1)=4.952024e-001; foe(n+1)=3.254879e-001; krok(n+1)=2.702970e-002; ng(n+1)=1.330776e+002;
%odnowa zmiennej metryki
n=251; farx(n+1)=4.952028e-001; foe(n+1)=3.254468e-001; krok(n+1)=3.700723e-007; ng(n+1)=4.840835e+001;
n=252; farx(n+1)=4.952074e-001; foe(n+1)=3.253820e-001; krok(n+1)=1.028644e-006; ng(n+1)=3.375865e+001;
n=253; farx(n+1)=4.952188e-001; foe(n+1)=3.252276e-001; krok(n+1)=2.452269e-006; ng(n+1)=3.500323e+001;
n=254; farx(n+1)=4.952293e-001; foe(n+1)=3.249817e-001; krok(n+1)=3.163728e-005; ng(n+1)=1.110955e+001;
n=255; farx(n+1)=4.952315e-001; foe(n+1)=3.247203e-001; krok(n+1)=5.939356e-006; ng(n+1)=3.038753e+001;
n=256; farx(n+1)=4.952593e-001; foe(n+1)=3.245287e-001; krok(n+1)=1.239407e-004; ng(n+1)=5.984770e+000;
n=257; farx(n+1)=4.953757e-001; foe(n+1)=3.242574e-001; krok(n+1)=3.184791e-004; ng(n+1)=5.340237e+000;
n=258; farx(n+1)=4.955684e-001; foe(n+1)=3.240245e-001; krok(n+1)=9.774022e-004; ng(n+1)=3.069396e+000;
n=259; farx(n+1)=4.958806e-001; foe(n+1)=3.236467e-001; krok(n+1)=3.505202e-004; ng(n+1)=6.788576e+000;
n=260; farx(n+1)=4.956539e-001; foe(n+1)=3.221898e-001; krok(n+1)=7.504897e-003; ng(n+1)=8.615424e+000;
n=261; farx(n+1)=4.954836e-001; foe(n+1)=3.214791e-001; krok(n+1)=9.481985e-004; ng(n+1)=6.518424e+001;
n=262; farx(n+1)=4.938408e-001; foe(n+1)=3.201285e-001; krok(n+1)=1.012568e-002; ng(n+1)=1.390543e+002;
n=263; farx(n+1)=4.938067e-001; foe(n+1)=3.192113e-001; krok(n+1)=7.007869e-003; ng(n+1)=2.202072e+002;
n=264; farx(n+1)=4.936336e-001; foe(n+1)=3.183587e-001; krok(n+1)=1.278285e-002; ng(n+1)=3.104476e+002;
n=265; farx(n+1)=4.930079e-001; foe(n+1)=3.176895e-001; krok(n+1)=1.801017e-002; ng(n+1)=3.565314e+002;
n=266; farx(n+1)=4.935973e-001; foe(n+1)=3.142592e-001; krok(n+1)=6.677458e-002; ng(n+1)=3.004964e+002;
n=267; farx(n+1)=4.935153e-001; foe(n+1)=3.133449e-001; krok(n+1)=8.161186e-003; ng(n+1)=2.789687e+002;
n=268; farx(n+1)=4.940135e-001; foe(n+1)=3.124399e-001; krok(n+1)=1.802073e-002; ng(n+1)=2.810409e+002;
n=269; farx(n+1)=4.936249e-001; foe(n+1)=3.114266e-001; krok(n+1)=4.076532e-002; ng(n+1)=8.151236e+001;
n=270; farx(n+1)=4.930746e-001; foe(n+1)=3.102293e-001; krok(n+1)=3.500452e-002; ng(n+1)=1.128060e+002;
n=271; farx(n+1)=4.930594e-001; foe(n+1)=3.083564e-001; krok(n+1)=8.430727e-002; ng(n+1)=2.310346e+002;
n=272; farx(n+1)=4.931921e-001; foe(n+1)=3.062838e-001; krok(n+1)=8.693674e-002; ng(n+1)=1.596913e+002;
n=273; farx(n+1)=4.936222e-001; foe(n+1)=3.034670e-001; krok(n+1)=5.625683e-002; ng(n+1)=1.732658e+002;
n=274; farx(n+1)=4.938254e-001; foe(n+1)=3.018543e-001; krok(n+1)=5.223014e-002; ng(n+1)=1.502383e+002;
n=275; farx(n+1)=4.948538e-001; foe(n+1)=2.997779e-001; krok(n+1)=7.618367e-002; ng(n+1)=1.093410e+002;
%odnowa zmiennej metryki
n=276; farx(n+1)=4.948521e-001; foe(n+1)=2.996162e-001; krok(n+1)=3.398841e-007; ng(n+1)=9.889670e+001;
n=277; farx(n+1)=4.948504e-001; foe(n+1)=2.995092e-001; krok(n+1)=6.257472e-007; ng(n+1)=5.514472e+001;
n=278; farx(n+1)=4.948295e-001; foe(n+1)=2.991201e-001; krok(n+1)=4.006011e-006; ng(n+1)=4.408855e+001;
n=279; farx(n+1)=4.948207e-001; foe(n+1)=2.987966e-001; krok(n+1)=1.161317e-005; ng(n+1)=2.374817e+001;
n=280; farx(n+1)=4.948129e-001; foe(n+1)=2.978238e-001; krok(n+1)=1.404624e-005; ng(n+1)=3.970476e+001;
n=281; farx(n+1)=4.948343e-001; foe(n+1)=2.976427e-001; krok(n+1)=7.651456e-005; ng(n+1)=6.233853e+000;
n=282; farx(n+1)=4.949022e-001; foe(n+1)=2.973724e-001; krok(n+1)=4.342261e-004; ng(n+1)=4.094889e+000;
n=283; farx(n+1)=4.949371e-001; foe(n+1)=2.973121e-001; krok(n+1)=4.652564e-004; ng(n+1)=2.261831e+000;
n=284; farx(n+1)=4.950576e-001; foe(n+1)=2.971442e-001; krok(n+1)=5.811999e-004; ng(n+1)=2.269679e+000;
n=285; farx(n+1)=4.951897e-001; foe(n+1)=2.969283e-001; krok(n+1)=1.130654e-003; ng(n+1)=2.637072e+000;
n=286; farx(n+1)=4.952548e-001; foe(n+1)=2.966592e-001; krok(n+1)=5.167850e-003; ng(n+1)=2.347235e+000;
n=287; farx(n+1)=4.939492e-001; foe(n+1)=2.960957e-001; krok(n+1)=9.393654e-003; ng(n+1)=1.022917e+001;
n=288; farx(n+1)=4.933727e-001; foe(n+1)=2.955204e-001; krok(n+1)=6.288803e-003; ng(n+1)=3.481276e+001;
n=289; farx(n+1)=4.934646e-001; foe(n+1)=2.948299e-001; krok(n+1)=3.757462e-002; ng(n+1)=9.199209e+001;
n=290; farx(n+1)=4.932871e-001; foe(n+1)=2.943220e-001; krok(n+1)=2.991958e-002; ng(n+1)=1.489356e+002;
n=291; farx(n+1)=4.936405e-001; foe(n+1)=2.937617e-001; krok(n+1)=2.219272e-002; ng(n+1)=1.773514e+002;
n=292; farx(n+1)=4.938648e-001; foe(n+1)=2.929933e-001; krok(n+1)=3.497807e-002; ng(n+1)=1.798951e+002;
n=293; farx(n+1)=4.942453e-001; foe(n+1)=2.923521e-001; krok(n+1)=1.071441e-002; ng(n+1)=2.234981e+002;
n=294; farx(n+1)=4.953846e-001; foe(n+1)=2.903704e-001; krok(n+1)=1.114169e-001; ng(n+1)=8.036889e+001;
n=295; farx(n+1)=4.961320e-001; foe(n+1)=2.890472e-001; krok(n+1)=2.788178e-002; ng(n+1)=1.431782e+002;
n=296; farx(n+1)=4.975496e-001; foe(n+1)=2.874325e-001; krok(n+1)=6.306675e-002; ng(n+1)=8.652535e+001;
n=297; farx(n+1)=4.989030e-001; foe(n+1)=2.861238e-001; krok(n+1)=1.729594e-002; ng(n+1)=1.790399e+002;
n=298; farx(n+1)=4.991536e-001; foe(n+1)=2.854096e-001; krok(n+1)=2.928765e-002; ng(n+1)=1.008686e+002;
n=299; farx(n+1)=4.989902e-001; foe(n+1)=2.841718e-001; krok(n+1)=5.715876e-002; ng(n+1)=1.900595e+002;
n=300; farx(n+1)=4.992650e-001; foe(n+1)=2.823414e-001; krok(n+1)=8.097460e-002; ng(n+1)=1.476254e+002;

figure; semilogy(farx,'b'); hold on; semilogy(foe,'r'); xlabel('Iteracje'); ylabel('Earx, Eoe'); legend('Earx','Eoe'); title('Uczenie predyktora OE');
figure; subplot(2,1,1); semilogy(krok); xlabel('Iteracje'); ylabel('Krok');
subplot(2,1,2); semilogy(ng); xlabel('Iteracje'); ylabel('Norma gradientu');
Earx=farx(n+1)
Eoe=foe(n+1)
